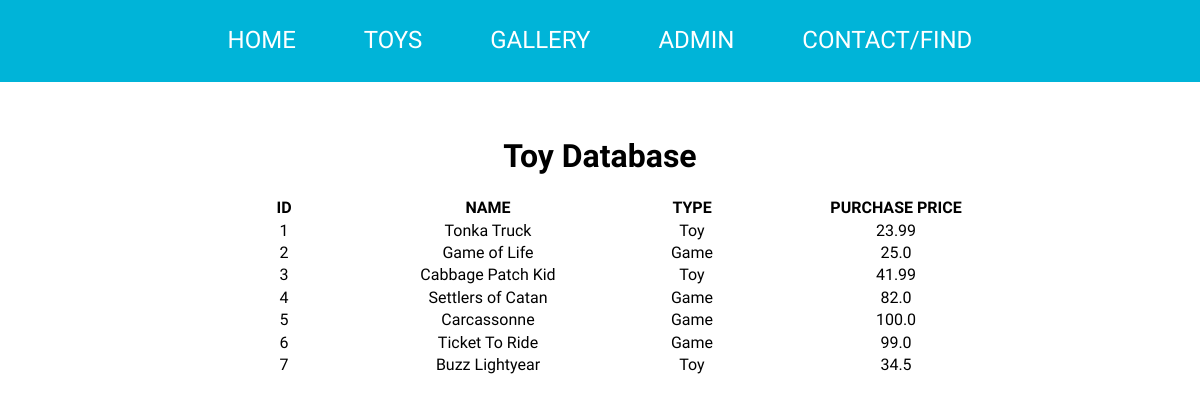
/toys_public, run on the app's committed database.
### tables this page shows
CREATE TABLE [Items](
  [Item_ID] INTEGER PRIMARY KEY AUTOINCREMENT NOT NULL, 
  [Item] TEXT NOT NULL, 
  [Type] TEXT(7) NOT NULL, 
  [Purchase Price] REAL NOT NULL);

### pythonApp/databaseApp.py (the view)
@app.route('/toys_public')
def toys_public():
    db = get_db()
    cursor = db.cursor()
    cursor.execute("SELECT * FROM Items")
    results = cursor.fetchall()
    return render_template('toys_public.html',results=results)

### pythonApp/databaseApp.py (called while the page is built)
def get_db():
    db = sqlite3.connect(DATABASE)
    return db

### pythonApp/templates/toys_public.html
{% extends 'base.html' %}
{% block content %}
<div class="table_styling">
    <h1>Toy Database</h1>
    <table style="text-align:center;">
        <tr>
            <th width="200">ID</th>
            <th width="200">NAME</th>
            <th width="200">TYPE</th>
            <th width="200">PURCHASE PRICE</th>
        </tr>
        {% for item in results%}
        <tr>
            <td>{{ item[0] }}</td>
            <td>{{ item[1] }}</td>
            <td>{{ item[2] }}</td>
            <td>{{ item[3] }}</td>
            <td>{{ item[4] }}</td>
            <td>{{ item[5] }}</td>
            <td>{{ item[6] }}</td>
            <td>{{ item[7] }}</td>
            <td>{{ item[8] }}</td>
        </tr>
        {% endfor %}
    </table>
</div>
{% endblock %}

### pythonApp/static/css/pythonStyle.css (style rules this page uses)
html { height: 100%; width: 100%; line-height: 2; }
body { font-family: 'Cairo', sans-serif; }
.table_styling { margin-left: auto; margin-right: auto; max-width: fit-content; padding-top: 35px; }
h1 { text-align: center; }

### data on the page
Items: Item_ID "1", Item "Tonka Truck", Type "Toy", Purchase Price "23.99"
Items: Item_ID "2", Item "Game of Life", Type "Game", Purchase Price "25.0"
Items: Item_ID "3", Item "Cabbage Patch Kid", Type "Toy", Purchase Price "41.99"
Items: Item_ID "4", Item "Settlers of Catan", Type "Game", Purchase Price "82.0"
Items: Item_ID "5", Item "Carcassonne", Type "Game", Purchase Price "100.0"
Items: Item_ID "6", Item "Ticket To Ride", Type "Game", Purchase Price "99.0"
Items: Item_ID "7", Item "Buzz Lightyear", Type "Toy", Purchase Price "34.5"
